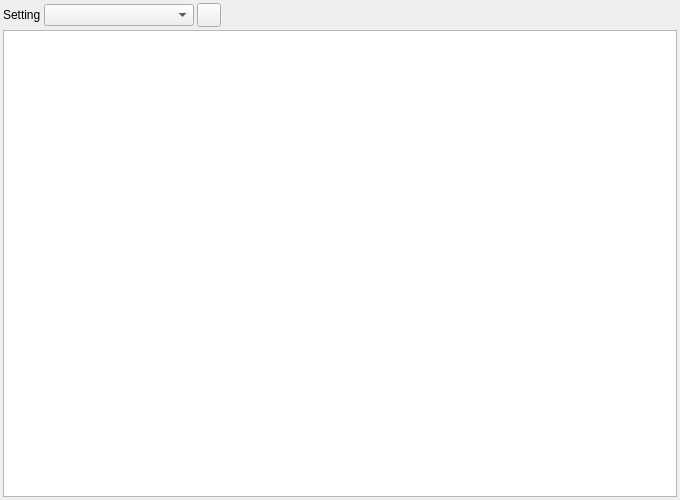
<?xml version="1.0" encoding="UTF-8"?>
<ui version="4.0">
 <class>ACC_SettingReportWidget</class>
 <widget class="QWidget" name="ACC_SettingReportWidget">
  <property name="geometry">
   <rect>
    <x>0</x>
    <y>0</y>
    <width>680</width>
    <height>500</height>
   </rect>
  </property>
  <property name="windowTitle">
   <string>Dialog</string>
  </property>
  <layout class="QGridLayout" name="gridLayout_2">
   <property name="leftMargin">
    <number>3</number>
   </property>
   <property name="topMargin">
    <number>3</number>
   </property>
   <property name="rightMargin">
    <number>3</number>
   </property>
   <property name="bottomMargin">
    <number>3</number>
   </property>
   <property name="spacing">
    <number>3</number>
   </property>
   <item row="0" column="0">
    <layout class="QHBoxLayout" name="horizontalLayout_2">
     <property name="spacing">
      <number>3</number>
     </property>
     <item>
      <widget class="QLabel" name="lblSetting">
       <property name="text">
        <string>Setting</string>
       </property>
      </widget>
     </item>
     <item>
      <widget class="QComboBox" name="cbSetting">
       <property name="minimumSize">
        <size>
         <width>150</width>
         <height>0</height>
        </size>
       </property>
      </widget>
     </item>
     <item>
      <widget class="QToolButton" name="pbRefresh">
       <property name="minimumSize">
        <size>
         <width>24</width>
         <height>24</height>
        </size>
       </property>
       <property name="maximumSize">
        <size>
         <width>24</width>
         <height>24</height>
        </size>
       </property>
       <property name="toolTip">
        <string>Refresh report</string>
       </property>
       <property name="text">
        <string/>
       </property>
       <property name="icon">
        <iconset resource="../../../db/src/gui/db.qrc">
         <normaloff>:/images/icons/arrow_refresh.png</normaloff>:/images/icons/arrow_refresh.png</iconset>
       </property>
      </widget>
     </item>
     <item>
      <spacer name="horizontalSpacer_2">
       <property name="orientation">
        <enum>Qt::Horizontal</enum>
       </property>
       <property name="sizeHint" stdset="0">
        <size>
         <width>40</width>
         <height>20</height>
        </size>
       </property>
      </spacer>
     </item>
    </layout>
   </item>
   <item row="1" column="0">
    <widget class="RB_TextEdit" name="te"/>
   </item>
  </layout>
 </widget>
 <customwidgets>
  <customwidget>
   <class>RB_TextEdit</class>
   <extends>QTextEdit</extends>
   <header location="global">rb_textedit.h</header>
  </customwidget>
 </customwidgets>
 <tabstops>
  <tabstop>cbSetting</tabstop>
  <tabstop>pbRefresh</tabstop>
 </tabstops>
 <resources>
  <include location="../../../db/src/gui/db.qrc"/>
 </resources>
 <connections/>
</ui>
